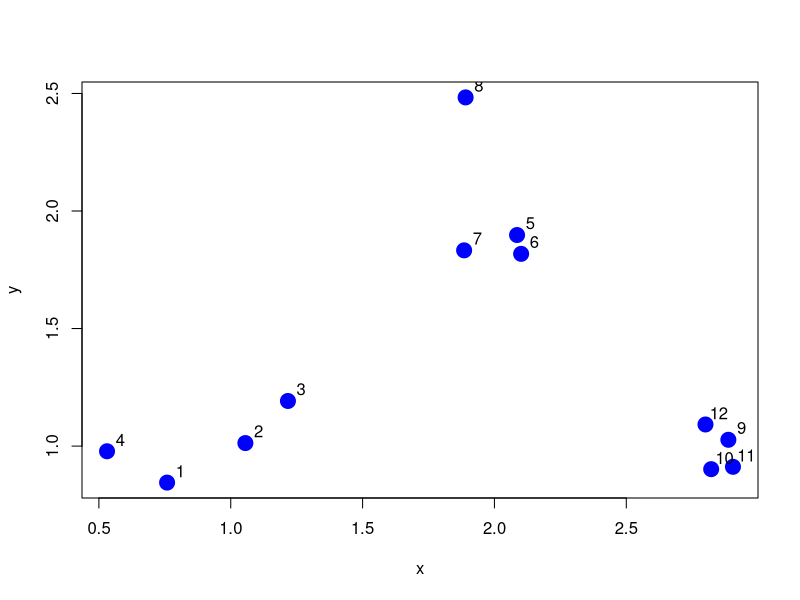
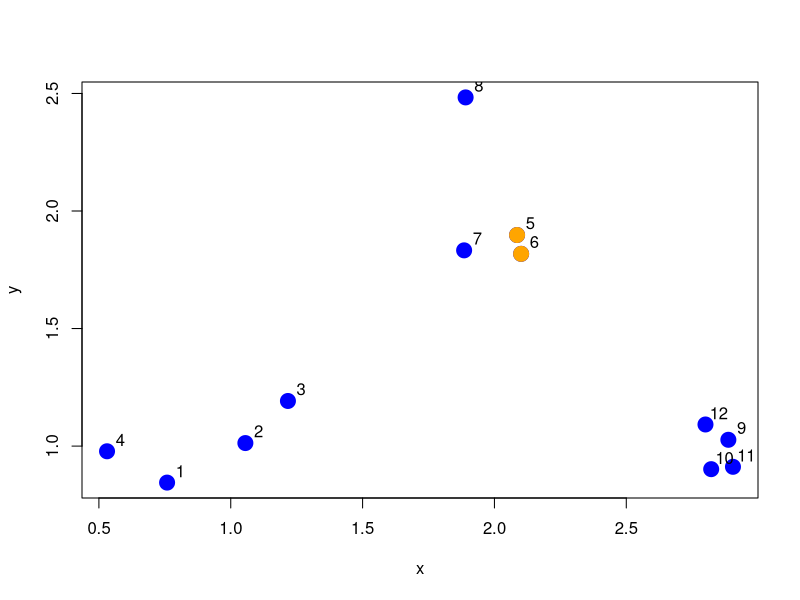
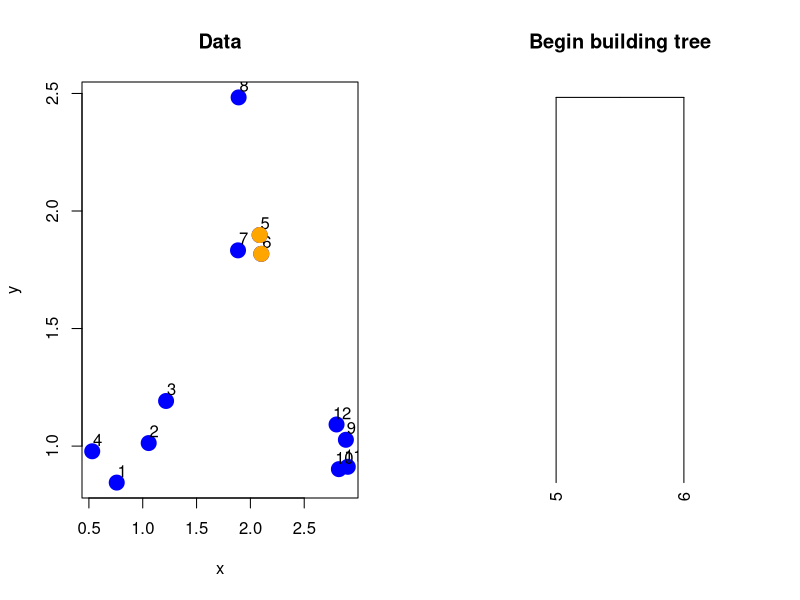
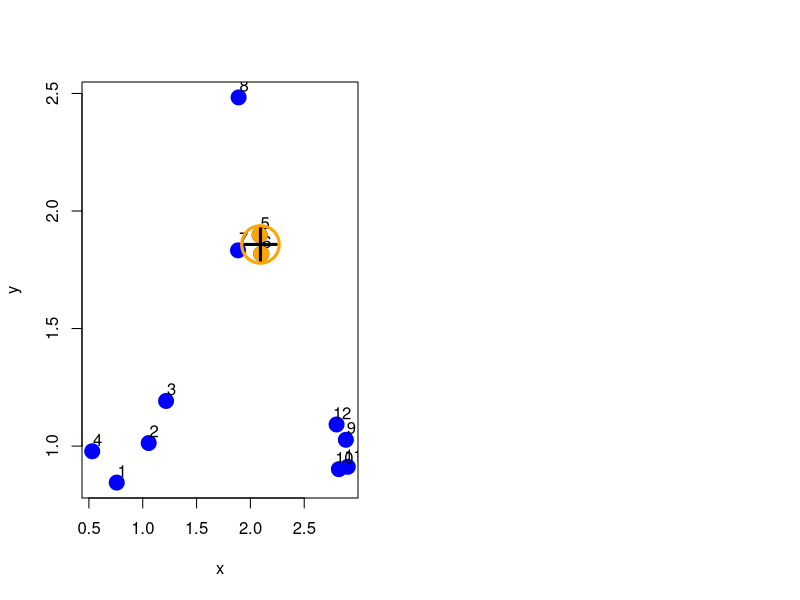
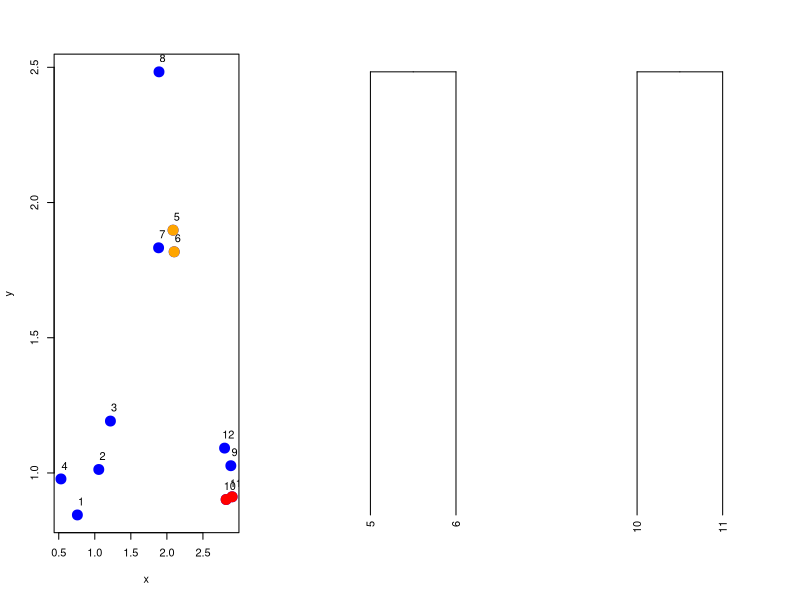
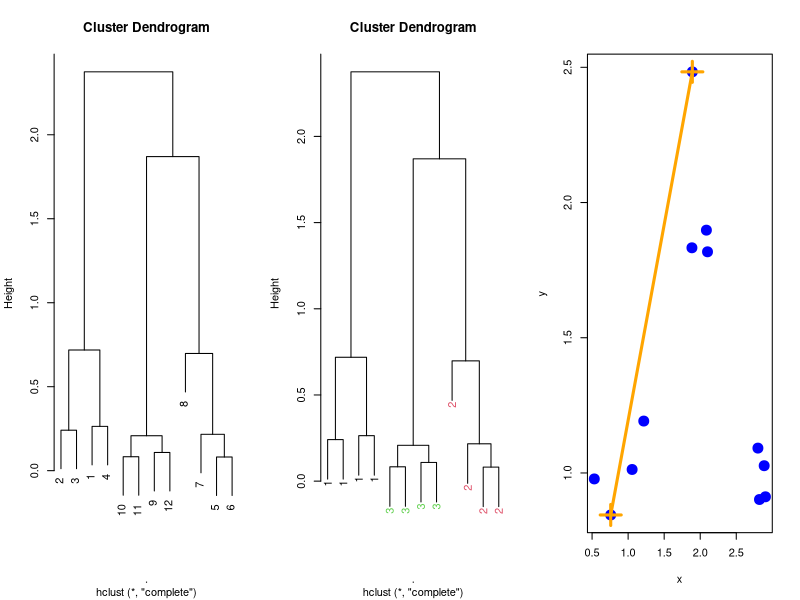
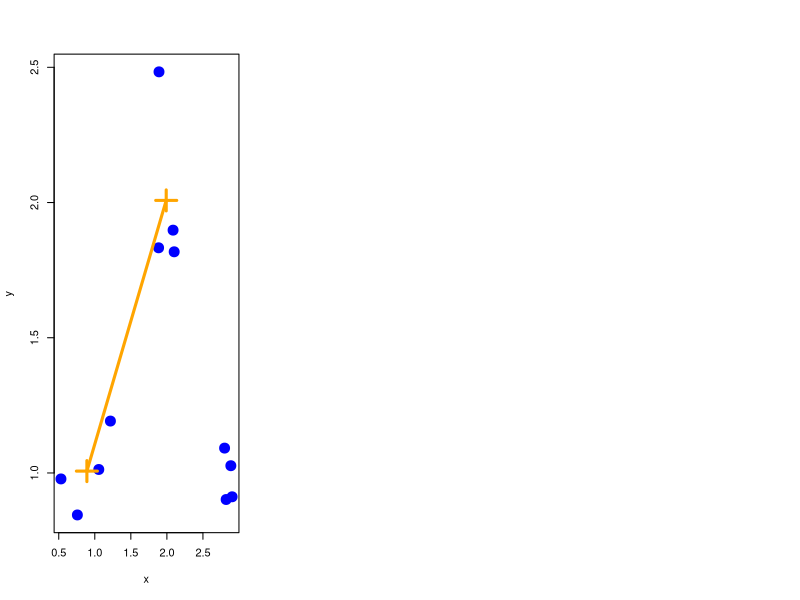
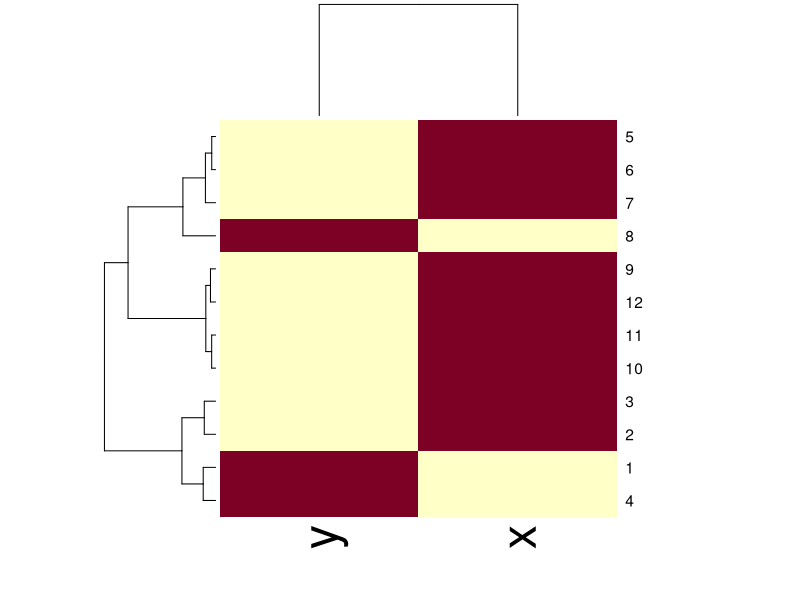

Source code (R) for these figures, in order:
## ----,echo=FALSE---------------------------------------------------------
knitr::opts_chunk$set(comment = NA, fig.path = "images/hclust-", prompt = TRUE, collapse = TRUE)

## ----,tidy=TRUE,fig.cap="Simulated clustered data"-----------------------
set.seed(1234)
x <- rnorm(12, rep(1:3,each=4), 0.2)
y <- rnorm(12, rep(c(1,2,1),each=4), 0.2)
plot(x,y,col="blue",pch=19,cex=2)
text(x+0.05,y+0.05,labels=as.character(1:12))

## ------------------------------------------------------------------------
dataFrame <- data.frame(x=x, y=y)
dist(dataFrame)

## ----,tidy=TRUE----------------------------------------------------------
rdistxy <- as.matrix(dist(dataFrame))

## Remove the diagonal from consideration
diag(rdistxy) <- diag(rdistxy) + 1e5

# Find the index of the points with minimum distance
ind <- which(rdistxy == min(rdistxy),arr.ind=TRUE)
ind

## ----,tidy=TRUE,fig.cap="Two closest points"-----------------------------
plot(x,y,col="blue",pch=19,cex=2)
text(x+0.05,y+0.05,labels=as.character(1:12))
points(x[ind[1,]],y[ind[1,]],col="orange",pch=19,cex=2)

## ----,tidy=TRUE,fig.width=12,warning=FALSE,message=FALSE,fig.cap="Merging of first two points"----
par(mfrow = c(1, 2))
plot(x,y,col="blue",pch=19,cex=2, main = "Data")
text(x+0.05,y+0.05,labels=as.character(1:12))
points(x[ind[1,]],y[ind[1,]],col="orange",pch=19,cex=2)

# Make a cluster and cut it at the right height
library(dplyr)
hcluster <- dist(dataFrame) %>% hclust
dendro <- as.dendrogram(hcluster)
cutDendro <- cut(dendro,h=(hcluster$height[1]+0.00001) )
plot(cutDendro$lower[[11]],yaxt="n",main="Begin building tree")

## ----,echo=FALSE,fig.cap="First set of merged points/cluster"------------
rdistxy <- dist(dataFrame) %>% as.matrix
diag(rdistxy) <- diag(rdistxy) + 1e5

# Find the index of the points with minimum distance
ind <- which(rdistxy == min(rdistxy),arr.ind=TRUE)

# Plot the points with the minimum overlayed
plot(x,y,col="blue",pch=19,cex=2)
text(x+0.05,y+0.05,labels=as.character(1:12))
points(x[ind[1,]],y[ind[1,]],col="orange",pch=19,cex=2)
points(mean(x[ind[1,]]),mean(y[ind[1,]]),col="black",cex=3,lwd=3,pch=3)
points(mean(x[ind[1,]]),mean(y[ind[1,]]),col="orange",cex=5,lwd=3,pch=1)

## ------------------------------------------------------------------------
nextmin <- rdistxy[order(rdistxy)][3]
ind <- which(rdistxy == nextmin,arr.ind=TRUE)
ind

## ----,fig.width=14,echo=FALSE,fig.cap="Second set of merged points"------
par(mfrow=c(1,3))
plot(x,y,col="blue",pch=19,cex=2)
text(x+0.05,y+0.05,labels=as.character(1:12))
points(x[c(5,6)],y[c(5,6)],col="orange",pch=19,cex=2)
points(x[ind[1,]],y[ind[1,]],col="red",pch=19,cex=2)

# Make dendogram plots
distxy <- dist(dataFrame)
hcluster <- hclust(distxy)
dendro <- as.dendrogram(hcluster)
cutDendro <- cut(dendro,h=(hcluster$height[2]) )
plot(cutDendro$lower[[10]],yaxt="n")
plot(cutDendro$lower[[5]],yaxt="n")

## ----,fig.cap="Full hierarchical clustering dendrogram"------------------
hClustering <- data.frame(x=x,y=y) %>% dist %>% hclust
plot(hClustering)

## ----plclust,tidy=TRUE---------------------------------------------------
myplclust <- function( hclust, lab=hclust$labels, lab.col=rep(1,length(hclust$labels)), hang=0.1,...){
  ## modifiction of plclust for plotting hclust objects *in colour*!
  ## Copyright Eva KF Chan 2009
  ## Arguments:
  ##    hclust:    hclust object
  ##    lab:        a character vector of labels of the leaves of the tree
  ##    lab.col:    colour for the labels; NA=default device foreground colour
  ##    hang:     as in hclust & plclust
  ## Side effect:
  ##    A display of hierarchical cluster with coloured leaf labels.
  y <- rep(hclust$height,2); x <- as.numeric(hclust$merge)
  y <- y[which(x<0)]; x <- x[which(x<0)]; x <- abs(x)
  y <- y[order(x)]; x <- x[order(x)]
  plot( hclust, labels=FALSE, hang=hang, ... )
  text( x=x, y=y[hclust$order]-(max(hclust$height)*hang),
        labels=lab[hclust$order], col=lab.col[hclust$order], 
        srt=90, adj=c(1,0.5), xpd=NA, ... )
}

## ----, tidy=TRUE, fig.cap="Prettier dendrogram"--------------------------
hClustering <- data.frame(x=x,y=y) %>% dist %>% hclust
myplclust(hClustering,lab=rep(1:3,each=4),
          lab.col=rep(1:3,each=4))

## ----,echo=FALSE,fig.cap="Complete merging"------------------------------
dataFrame <- data.frame(x=x,y=y)
plot(x,y,col="blue",pch=19,cex=2)
points(x[8],y[8],col="orange",pch=3,lwd=3,cex=3)
points(x[1],y[1],col="orange",pch=3,lwd=3,cex=3)
segments(x[8],y[8],x[1],y[1],lwd=3,col="orange")

## ----,echo=FALSE,fig.cap="Average merging"-------------------------------
dataFrame <- data.frame(x=x,y=y)
plot(x,y,col="blue",pch=19,cex=2)
points(mean(x[1:4]),mean(y[1:4]),col="orange",pch=3,lwd=3,cex=3)
points(mean(x[5:8]),mean(y[5:8]),col="orange",pch=3,lwd=3,cex=3)
segments(mean(x[1:4]),mean(y[1:4]),mean(x[5:8]),mean(y[5:8]),lwd=3,col="orange")


## ----,fig.cap="Heatmap with dendrograms on rows and columns"-------------
dataMatrix <- data.frame(x=x,y=y) %>% data.matrix
heatmap(dataMatrix)

